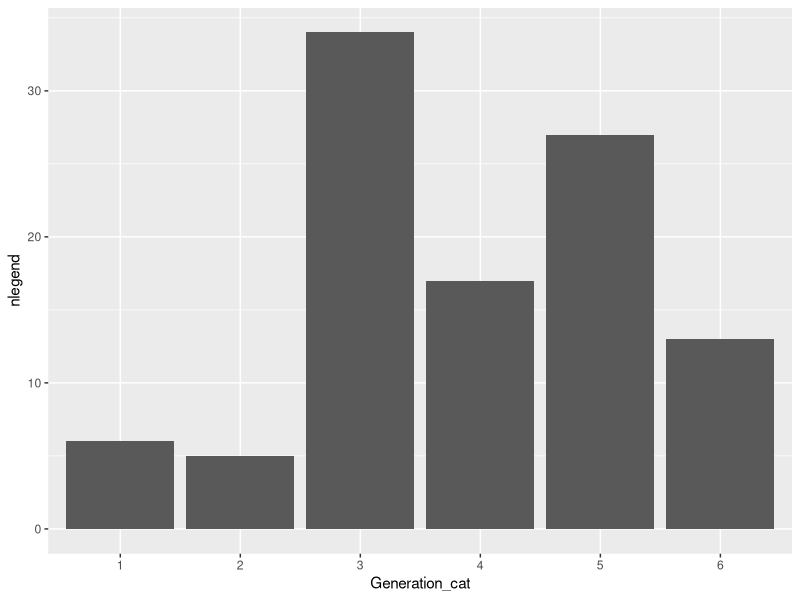
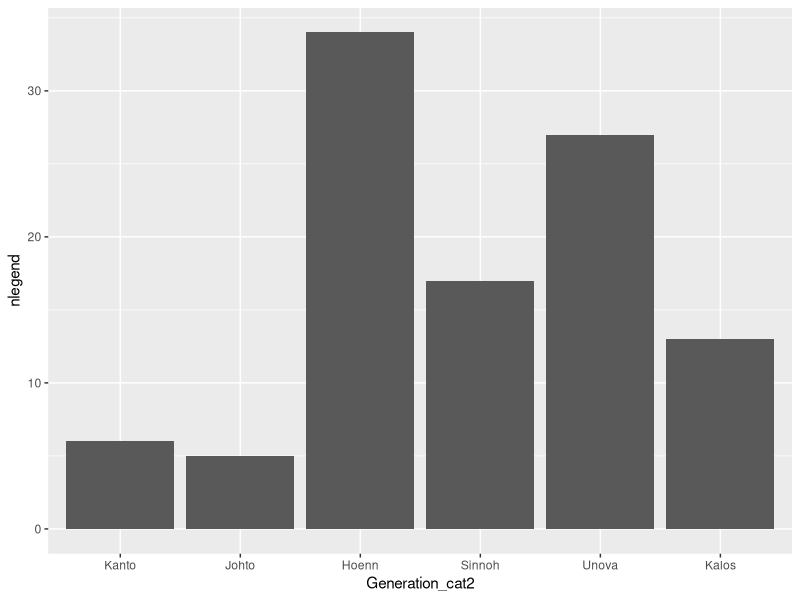
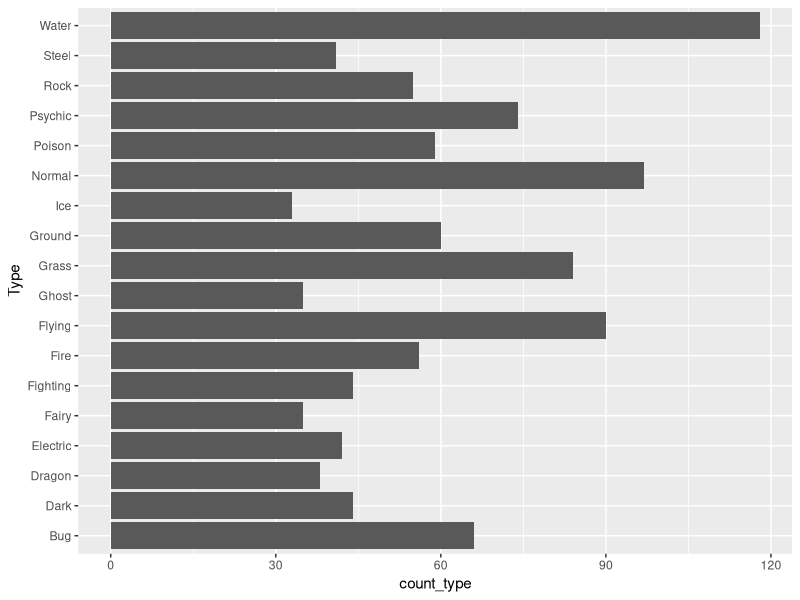
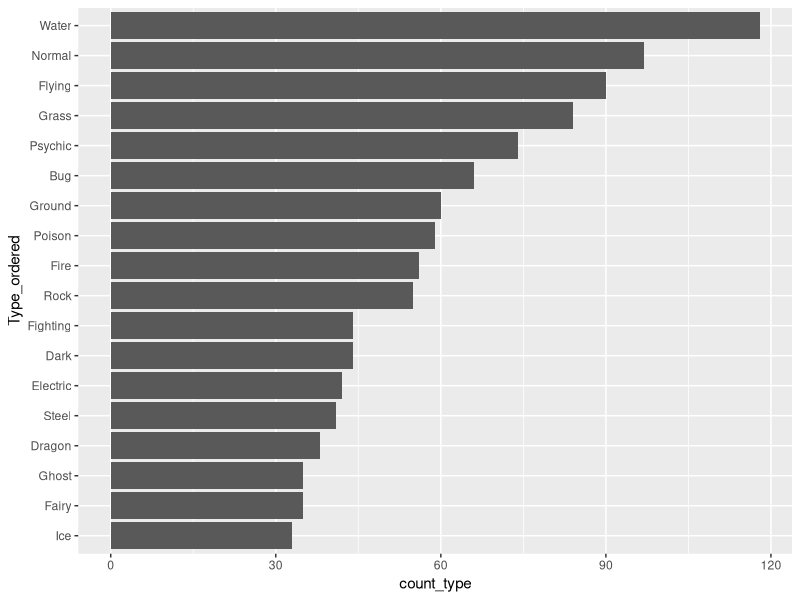
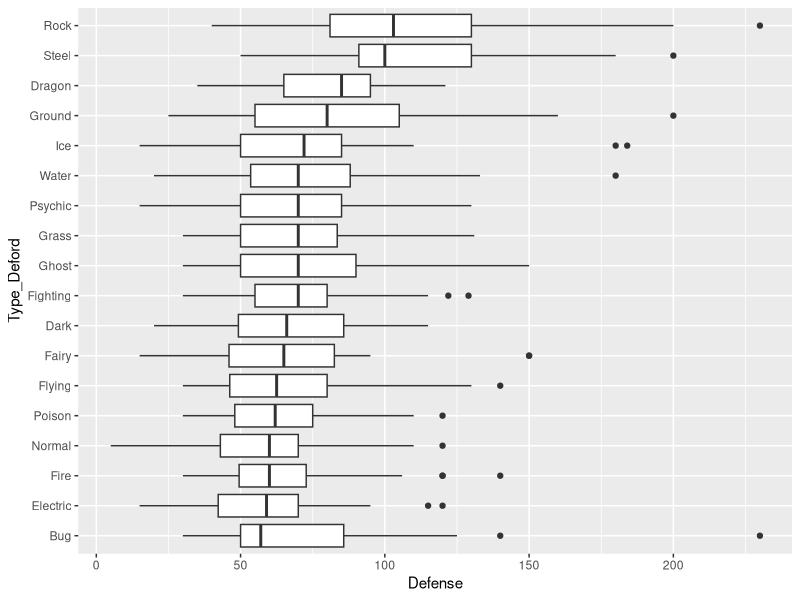
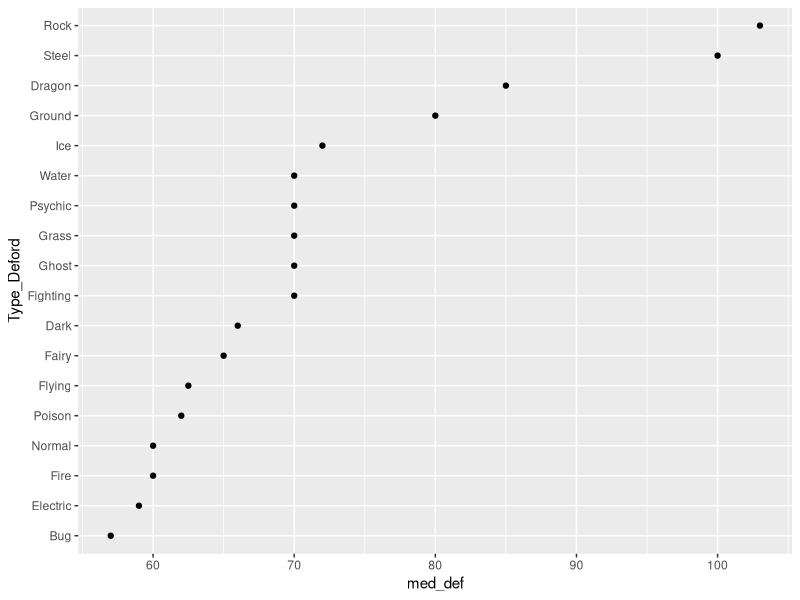
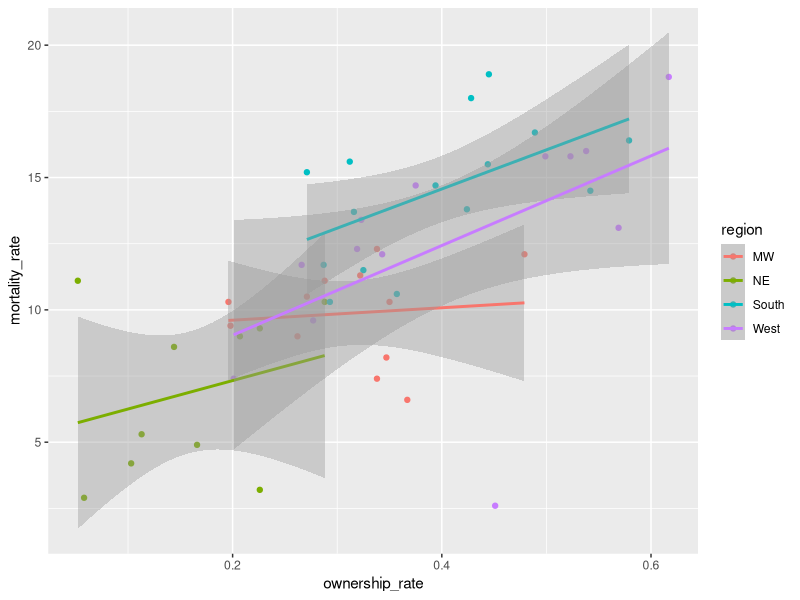
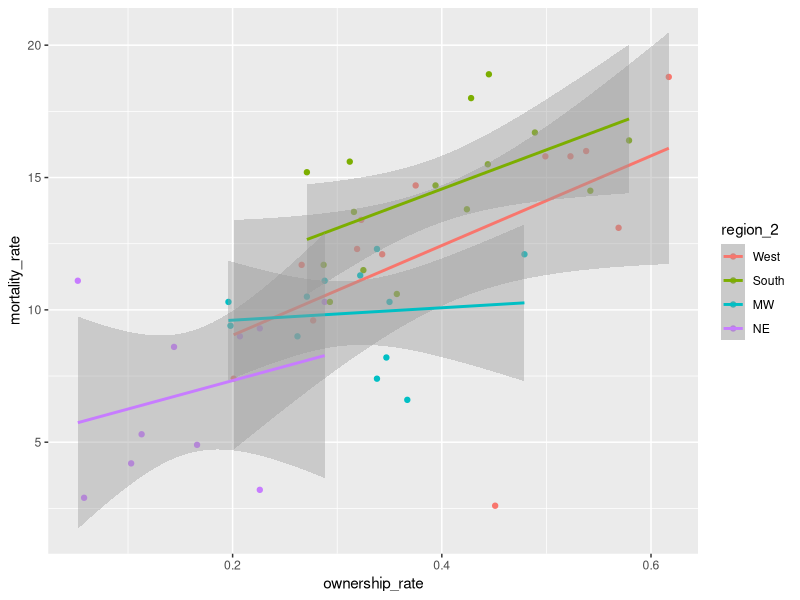

The R source for these figures, in order:
## ---- chunk 1
library(tidyverse)
pokemon_df <- read_csv("data/pokemon_allgen.csv") %>%
  mutate(Generation_cat = factor(Generation))
## ---- chunk 2
pokemon_df %>% group_by(`Type 1`) %>%
  summarise(counttype = n())
## ---- chunk 3
pokemon_legend <- pokemon_df %>% filter(Legendary == TRUE) %>%
  group_by(Generation_cat) %>%
  summarise(nlegend = n())
ggplot(data = pokemon_legend, aes(x = Generation_cat, y = nlegend)) +
  geom_col()
## ---- chunk 4
pokemon_legend <- pokemon_legend %>%
  mutate(Generation_cat2 = fct_recode(Generation_cat, Kanto = "1",
                                      Johto = "2", Hoenn = "3",
                                      Sinnoh = "4", Unova = "5",
                                      Kalos = "6")) %>%
  select(Generation_cat2, everything())
head(pokemon_legend)
ggplot(data = pokemon_legend,
       aes(x = Generation_cat2, y = nlegend)) +
  geom_col()
## ---- chunk 5
pokemon_long <- pokemon_df %>% pivot_longer(c(`Type 1`, `Type 2`),
                            names_to = "Number",
                            values_to = "Type")
pokemon_long %>%
  mutate(new_type = fct_collapse(Type, Coolest = c("Ice", "Dark"),
                                 Least_Cool = c("Fire", "Fighting", "Poison"))) %>%
  select(new_type, Type, everything())
## ---- chunk 6
pokemon_nodup <- pokemon_df %>% group_by(`#`) %>% slice(1) %>%
  ungroup()
pokemon_long <- pokemon_nodup %>%
  pivot_longer(c(`Type 1`, `Type 2`),
               names_to = "Number",
               values_to = "Type")
pokemon_sum <- pokemon_long %>%
  group_by(Type) %>%
  summarise(count_type = n()) %>%
  filter(!is.na(Type))
ggplot(data = pokemon_sum, aes(x = Type,
                               y = count_type)) +
  geom_col() +
  coord_flip()  ## flips the x and y axes
## ---- chunk 7
pokemon_sum <- pokemon_sum %>% 
  mutate(Type_ordered = fct_reorder(.f = Type, .x = count_type))
ggplot(data = pokemon_sum, aes(x = Type_ordered,
                               y = count_type)) +
  geom_col() +
  coord_flip()
## ---- chunk 8
pokemon_long <- pokemon_long %>%
  filter(!is.na(Type)) %>%
  mutate(Type_Deford = fct_reorder(.f = Type, .x = Defense,
                                   .fun = median))
ggplot(data = pokemon_long, aes(x = Type_Deford,
                               y = Defense)) +
  geom_boxplot() + 
  coord_flip()
## ---- chunk 9
pokemon_med <- pokemon_long %>% group_by(Type_Deford) %>%
  summarise(med_def = median(Defense)) %>%
  mutate(Type_Deford = fct_reorder(.f = Type_Deford, .x = med_def,
                                   .fun = median))

ggplot(data = pokemon_med, aes(x = med_def, y = Type_Deford)) +
  geom_point()
## ---- chunk 10
mortality_df <- read_csv("data/gun_violence_us.csv") %>%
  mutate(region = factor(region))
## ---- chunk 11
ggplot(data = mortality_df,
       aes(x = ownership_rate, y = mortality_rate, colour = region)) +
  geom_point() +
  geom_smooth(method = "lm")
## ---- chunk 12
mortality_df <- mortality_df %>%
  mutate(region_2 = fct_reorder2(region,
                                 .x = ownership_rate,
                                 .y = mortality_rate))
ggplot(data = mortality_df,
       aes(x = ownership_rate, y = mortality_rate, colour = region_2)) +
  geom_point() +
  geom_smooth(method = "lm")
## ---- chunk 13
mortality_df <- mortality_df %>%
  mutate(region_3 = fct_relevel(region, c("South", "West", "MW", "NE")))
ggplot(data = mortality_df,
       aes(x = ownership_rate, y = mortality_rate, colour = region_3)) +
  geom_point() +
  geom_smooth(method = "lm")
## ---- chunk 14
mod <- lm(mortality_rate ~ ownership_rate + region, data = mortality_df)
mod2 <- lm(mortality_rate ~ ownership_rate + region_2, data = mortality_df)
mod3 <- lm(mortality_rate ~ ownership_rate + region_3, data = mortality_df)
summary(mod)
summary(mod2)
summary(mod3)
## ---- chunk 15
pokemon_nodup <- pokemon_df %>% group_by(`#`) %>% slice(1) ## %>%
  ## ungroup()
pokemon_long <- pokemon_nodup %>%
  pivot_longer(c(`Type 1`, `Type 2`),
               names_to = "Number",
               values_to = "Type")

pokemon_long <- pokemon_long %>%
  filter(!is.na(Type)) %>%
  mutate(Type_Deford = fct_reorder(.f = Type, .x = Defense,
                                   .fun = median))
ggplot(data = pokemon_long, aes(x = Type_Deford,
                               y = Defense)) +
  geom_boxplot() + 
  coord_flip()
## ---- chunk 16
library(tidyverse)
gss_cat
## ---- chunk 17
relig_summary <- gss_cat %>%
  group_by(relig) %>%
  summarise(
    age = mean(age, na.rm = TRUE),
    tvhours = mean(tvhours, na.rm = TRUE),
    n = n()
  )

ggplot(data = relig_summary, aes(tvhours, relig)) +
  geom_point()
## ---- chunk 18
by_age <- gss_cat %>%
  filter(!is.na(age)) %>%
  count(age, marital) %>%
  group_by(age) %>%
  mutate(prop = n / sum(n))

ggplot(by_age, aes(age, prop,
                  colour = marital)) +
  geom_line(na.rm = TRUE) +
  labs(colour = "marital")
## ---- chunk 19
gss_cat <- gss_cat %>% mutate(party_small = fct_collapse(partyid,
                                              Other = c("No answer", "Don't know", "Other party"),
                                              Ind = c("Ind,near rep", "Independent", "Ind,near dem"),
                                              Rep = c("Strong republican", "Not str republican"),
                                              Dem = c("Not str democrat", "Strong democrat")))

gss_recent <- gss_cat %>% filter(year != 2014)

tab1 <- table(gss_recent$party_small, gss_recent$race)
tab1
prop.table(tab1)
prop.table(tab1, margin = 1)
prop.table(tab1, margin = 2)
## ---- chunk 20
pokemon_nodup <- pokemon_df %>% group_by(`#`) %>% slice(1) %>%
  ungroup()
## ---- chunk 21
gss_cat %>%
  mutate(partyid_new = fct_recode(partyid,
                                  `Weak republican` = "Not str republican",
                                  `Weak democrat` = "Not str democrat")) %>% group_by(partyid_new) %>%
  summarise(ncount = n())
## ---- chunk 22
gss_cat <- gss_cat %>% mutate(party_small = fct_collapse(partyid,
                                              Other = c("No answer", "Don't know", "Other party"),
                                              Ind = c("Ind,near rep", "Independent", "Ind,near dem"),
                                              Rep = c("Strong republican", "Not str republican"),
                                              Dem = c("Not str democrat", "Strong democrat")))
## ---- chunk 23
relig_summary <- gss_cat %>%
  group_by(relig) %>%
  summarise(
    age = mean(age, na.rm = TRUE),
    tvhours = mean(tvhours, na.rm = TRUE),
    n = n()
  )

ggplot(data = relig_summary, aes(tvhours, relig)) +
  geom_point()
## ---- chunk 24
relig_summary <- relig_summary %>%
  mutate(relig = fct_reorder(relig, tvhours))
ggplot(data = relig_summary, aes(tvhours, relig)) +
  geom_point()
## ---- chunk 25
by_age <- gss_cat %>%
  filter(!is.na(age)) %>%
  count(age, marital) %>%
  group_by(age) %>%
  mutate(prop = n / sum(n))

ggplot(by_age, aes(age, prop,
                  colour = marital)) +
  geom_line(na.rm = TRUE) +
  labs(colour = "marital")
## ---- chunk 26
by_age2 <- by_age %>% ungroup() %>%
  mutate(marital2 = fct_reorder2(marital, .x = age, .y = prop))
ggplot(by_age2, aes(age, prop,
                  colour = marital2)) +
  geom_line(na.rm = TRUE) +
  labs(colour = "marital") +
  scale_colour_viridis_d()
